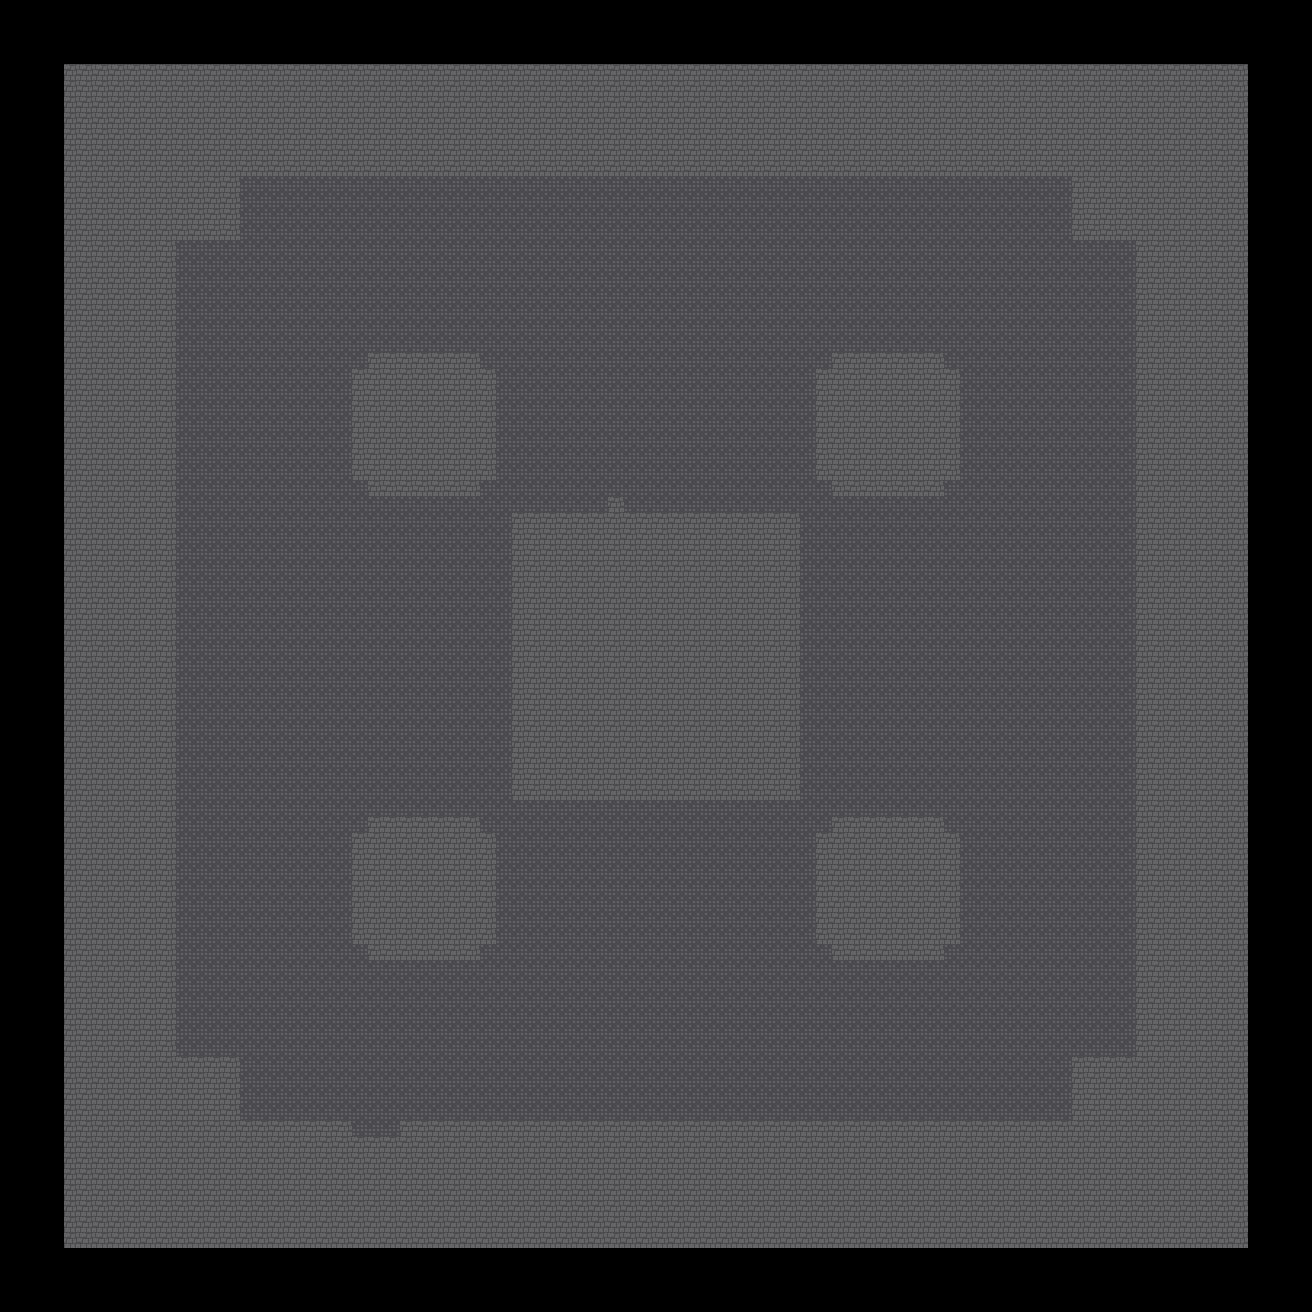

This game map was drawn from its Tiled (.tmx) file and the tilesets committed beside it. A one-line description and the trimmed map source follow:
An orthogonal 82x82 tile map with 16x16 px tiles, 1 tile layer (floor), 2 hidden layers not drawn, 2 tilesets and 5 objects.

<map version="1.0" tiledversion="1.1.1" orientation="orthogonal" renderorder="right-down" width="82" height="82" tilewidth="16" tileheight="16" infinite="0" nextobjectid="18">
 <tileset firstgid="1" name="default" tilewidth="96" tileheight="110" tilecount="14" columns="0">
  <grid orientation="orthogonal" width="1" height="1" />
  <tile id="0">
   <properties>
    <property name="solid" value="" />
   </properties>
   <image width="16" height="32" source="../../assets-raw/sprites/tiles/shelf.png" />
  </tile>
  <tile id="1">
   <properties>
    <property name="solid" value="" />
   </properties>
   <image width="16" height="32" source="../../assets-raw/sprites/tiles/wall.png" />
  </tile>
  <tile id="2">
   <image width="16" height="16" source="../../assets-raw/sprites/tiles/floor.png" />
  </tile>
  <tile id="3">
   <image width="16" height="16" source="../../assets-raw/sprites/tiles/torch.png" />
  </tile>
  <tile id="5">
   <properties>
    <property name="floor" value="" />
   </properties>
   <image width="16" height="16" source="../../assets-raw/sprites/tiles/carpet.png" />
  </tile>
  <tile id="6">
   <image width="16" height="16" source="../../assets-raw/sprites/tiles/candle.png" />
  </tile>
  <tile id="9">
   <properties>
    <property name="floor" value="" />
   </properties>
   <image width="16" height="16" source="../../assets-raw/sprites/tiles/carpet-trim.png" />
  </tile>
  <tile id="10">
   <image width="16" height="16" source="../../assets-raw/sprites/tiles/book.png" />
  </tile>
  <tile id="12">
   <image width="16" height="32" source="../../assets-raw/sprites/tiles/rubble.png" />
  </tile>
  <tile id="13">
   <image width="16" height="16" source="../../assets-raw/sprites/tiles/floorsquare.png" />
  </tile>
  <tile id="14">
   <properties>
    <property name="clear" value="" />
    <property name="solid" value="" />
   </properties>
   <image width="96" height="110" source="../../assets-raw/sprites/tiles/statue.png" />
  </tile>
  <tile id="15">
   <properties>
    <property name="clear" value="" />
    <property name="solid" value="" />
   </properties>
   <image width="16" height="32" source="../../assets-raw/sprites/tiles/barrier.png" />
  </tile>
  <tile id="16">
   <image width="16" height="32" source="../../assets-raw/sprites/tiles/shelfrubble1.png" />
  </tile>
  <tile id="17">
   <image width="16" height="32" source="../../assets-raw/sprites/tiles/ashrubble1.png" />
  </tile>
 </tileset>
 <tileset firstgid="19" name="images" tilewidth="480" tileheight="480" tilecount="5" columns="0">
  <grid orientation="orthogonal" width="1" height="1" />
  <tile id="0">
   <image width="80" height="80" source="../../assets-raw/sprites/tiles/magicirclesmall.png" />
  </tile>
  <tile id="1">
   <image width="480" height="480" source="../../assets-raw/sprites/tiles/magicircle.png" />
  </tile>
  <tile id="2">
   <image width="128" height="128" source="../../assets-raw/sprites/tiles/magicircle2.png" />
  </tile>
  <tile id="3">
   <image width="64" height="64" source="../../assets-raw/sprites/tiles/magicircle3.png" />
  </tile>
  <tile id="4">
   <image width="96" height="96" source="../../assets-raw/sprites/tiles/magicircle4.png" />
  </tile>
 </tileset>
 <layer name="floor" width="82" height="82">
  <data>[6724 cells, 5476 non-empty, 2 distinct tile ids]</data>
 </layer>
 <objectgroup name="images" visible="0">
  <object id="9" gid="20" x="417" y="897" width="480" height="480" />
  <object id="13" gid="21" x="992" y="512" width="128" height="128" />
  <object id="14" gid="23" x="496" y="352" width="96" height="96" />
  <object id="15" gid="22" x="752" y="1120" width="64" height="64" />
  <object id="16" gid="19" x="352" y="816" width="80" height="80" />
 </objectgroup>
 <layer name="overlay" width="82" height="82" visible="0">
  <data>[6724 cells, 960 non-empty, 4 distinct tile ids]</data>
 </layer>
 <layer name="walls" width="82" height="82" visible="0">
  <data>[6724 cells, 3312 non-empty, 5 distinct tile ids]</data>
 </layer>
</map>
